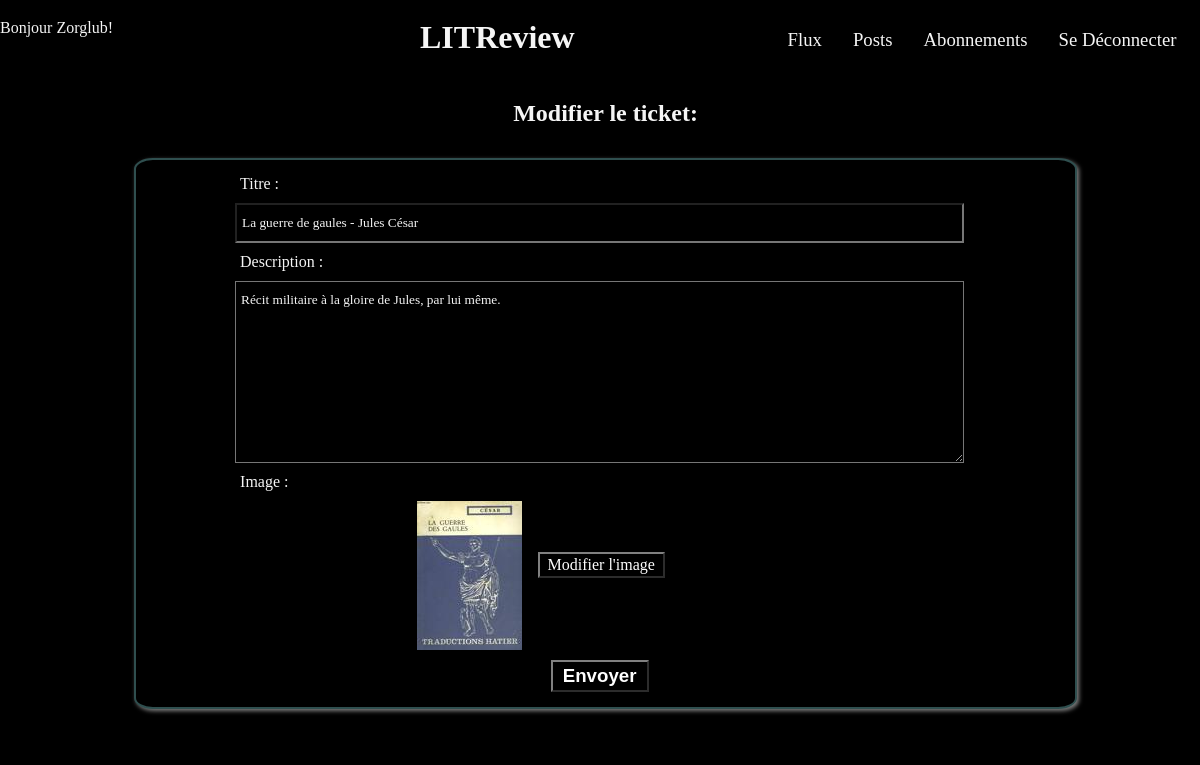
Screenshot of /ticket/14/edit/ (signed in) with the database file from the repository.
### authentication/models.py (models this page shows)
class User(AbstractUser):
    pass

### review/models.py (models this page shows, shortened)
class Ticket(models.Model):
    title = models.CharField(max_length=128)
    description = models.TextField(max_length=2048, blank=True)
    user = models.ForeignKey(
                             to=settings.AUTH_USER_MODEL,
                             on_delete=models.CASCADE
                             )
    image = models.ImageField(null=True, blank=True)
    time_created = models.DateTimeField(auto_now_add=True)
    IMAGE_MAX_SIZE = (105, 149)

### review/views.py (the view)
# urls.py: path('ticket/<int:id>/edit/', review.views.edit_ticket, name='edit-ticket'),
@login_required
def edit_ticket(request, id):
    try:
        ticket = Ticket.objects.get(id=id)
    except ObjectDoesNotExist:
        return redirect('posts')
    if request.method == 'POST':
        form = forms.TicketForm(request.POST, request.FILES, instance=ticket)
        if form.is_valid():
            old_file_name = Ticket.objects.get(id=id).image.name
            if len(request.FILES) > 0:
                ticket.clean_storage(old_file_name)
            ticket = form.save(commit=False)
            ticket.user = request.user
            ticket.save()
            return redirect('posts')
    else:
        form = forms.TicketForm(instance=ticket)
    return render(request, 'review/edit_ticket.html', {'form': form})

### review/forms.py
class TicketForm(forms.ModelForm):
    class Meta:
        model = models.Ticket
        fields = ('title', 'description', 'image')
        labels = {'title': 'Titre'}
        widgets = {'image': ImageWidget()}

### review/widgets.py (called while the page is built)
    def id_for_label(self, id_):
        return id_

### review/templates/review/edit_ticket.html (shortened to what this page needs)
{% extends 'base.html' %}
{% load static %}
{% block content %}
<div class="create">
    <h2>Modifier le ticket:</h2>
    <div class="post" id="img-handler">
        <form method="post" enctype="multipart/form-data">
            {{ form }}
            <button type="submit" >Envoyer</button>
        </form>
    </div>
</div>
{% endblock content %}

### templates/base.html (shortened to what this page needs)
{% load static %}
<!DOCTYPE html>
<html lang="fr">
    <head>
        <link rel="stylesheet" type="text/css" href="{% static 'styles.css' %}" />
    </head>
    <body>
        <header>
            {% if user.is_authenticated %}
            <p>Bonjour {{ request.user }}!</p>
            <h1>LITReview</h1>
            {% include 'partials/nav.html' %}
            {% else %}
            <h1>LITReview</h1>
            {% endif %}
        </header>
        <main>
        {% block content %}
        {% endblock content %}
        </main>
        <footer>
        </footer>
    </body>
</html>

### static/styles.css (style rules this page uses)
* { background: black; color: whitesmoke; box-sizing: border-box; margin: 0; padding: 0.3rem 0; font-family: 'Times New Roman', Times, serif; }
body { width: 100%; }
.link h3, button, main a { font-family:Arial, Helvetica, sans-serif; font-size: 1.17rem; font-weight: bold; }
header { display: flex; flex-wrap: wrap; width: 100%; justify-content:space-around; position: sticky; top: 0px; }
header p, header nav { width: 35%; }
header h1 { width: 30%; }
main { display: flex; flex-direction: column; width: 100%; align-items: center; }
label { display: block; }
#id_image label, button, main a { color: white; text-decoration: none; background-color: black; border: 2px solid gray; border-style: outset; padding: 2px 4px; }
h2 { margin-bottom: 1rem; margin-top: 1rem; }
.create button { padding: 3px 10px; margin-top: 10px; }
.create, .create form { width: 100%; display: flex; flex-direction: column; justify-content: center; align-items: center; }
.post form { flex-grow: 1; width: 80%; }
.post label, .post textarea, .post input { flex-grow: 1; width: 100%; padding: 10px 5px; }
.post, .review-ticket { display: flex; flex-direction: column; border: 1px solid white; align-items: center; justify-content: center; }
.post { width: 80%; }
div { padding-left: 1rem; padding-right: 0.3rem; }
.review-ticket, .post { border: solid darkslategrey 2px; border-radius: 2%; box-shadow: 2px 2px 4px gray; padding: 0 20px 10px 8px; margin: 10px 10px; }

### rows the page displays
User: user "Zorglub"
Ticket: title "La guerre de gaules - Jules César", description "Récit militaire à la gloire de Jules, par lui même."
